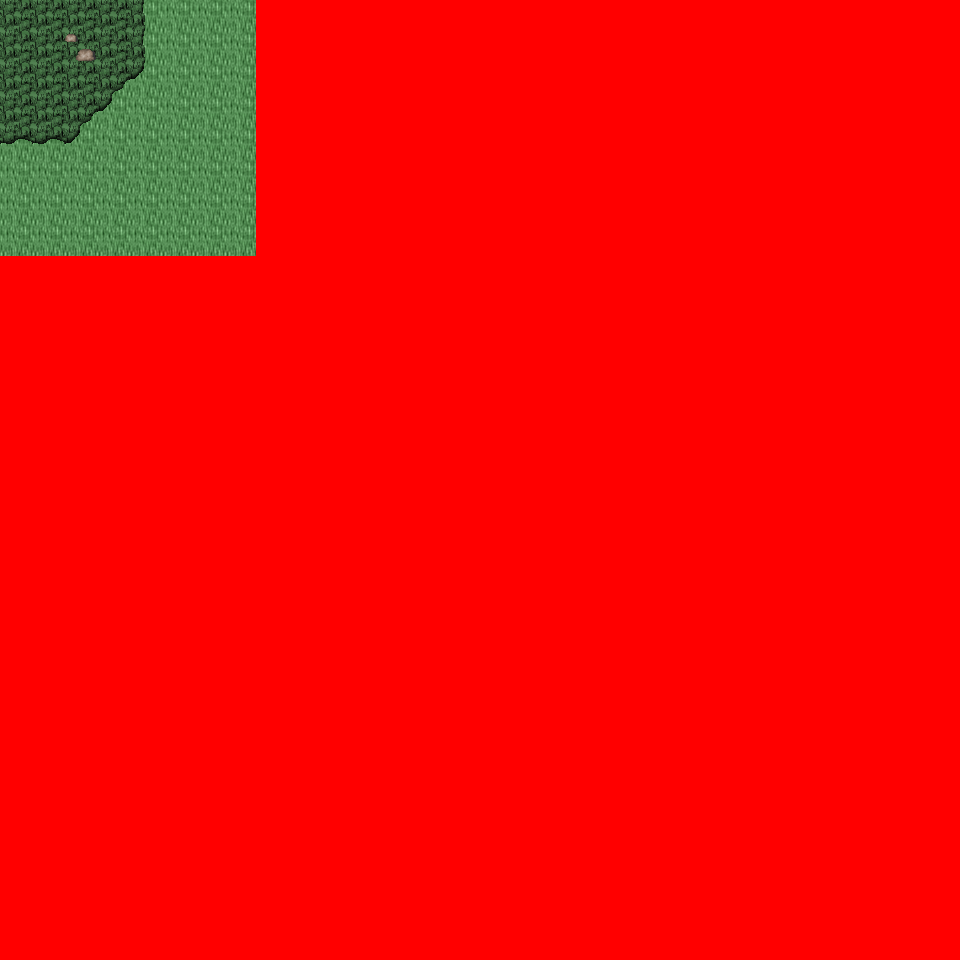

This game map was drawn from its Tiled (.tmx) file and the tilesets committed beside it. A one-line description and the trimmed map source follow:
An orthogonal 30x30 tile map with 32x32 px tiles, 6 tile layers (Ground, Object, Object2, Above, ...), 29 tilesets and 2 objects (2x mapchange).

<map version="1.0" orientation="orthogonal" renderorder="right-down" width="30" height="30" tilewidth="32" tileheight="32" nextobjectid="3">
  <tileset firstgid="1" name="tileset_logic_collision" tilewidth="32" tileheight="32" tilecount="1" columns="1">
    <image source="../drawable/tileset_logic_collision.png" width="32" height="32" />
  </tileset>
  <tileset firstgid="2" name="tileset_ground_ground" tilewidth="32" tileheight="32" tilecount="33" columns="3">
    <image source="../drawable/tileset_ground_ground.png" width="96" height="352" />
  </tileset>
  <tileset firstgid="35" name="tileset_building_house_3" tilewidth="32" tileheight="32" tilecount="48" columns="6">
    <image source="../drawable/tileset_building_house_3.png" width="192" height="256" />
  </tileset>
  <tileset firstgid="83" name="tileset_building_house_chalet" tilewidth="32" tileheight="32" tilecount="56" columns="7">
    <image source="../drawable/tileset_building_house_chalet.png" width="224" height="256" />
  </tileset>
  <tileset firstgid="139" name="tileset_terrain_grassland" tilewidth="32" tileheight="32" tilecount="88" columns="8">
    <image source="../drawable/tileset_terrain_grassland.png" width="256" height="352" />
  </tileset>
  <tileset firstgid="227" name="tileset_ground_grass_edges" tilewidth="32" tileheight="32" tilecount="36" columns="12">
    <image source="../drawable/tileset_ground_grass_edges.png" width="384" height="96" />
  </tileset>
  <tileset firstgid="263" name="tileset_ground_grass_corners" tilewidth="32" tileheight="32" tilecount="24" columns="6">
    <image source="../drawable/tileset_ground_grass_corners.png" width="192" height="128" />
  </tileset>
  <tileset firstgid="287" name="tileset_ground_grass_2" tilewidth="32" tileheight="32" tilecount="21" columns="3">
    <image source="../drawable/tileset_ground_grass_2.png" width="96" height="224" />
  </tileset>
  <tileset firstgid="308" name="tileset_plant_tree_fall_trees" tilewidth="32" tileheight="32" tilecount="40" columns="8">
    <image source="../drawable/tileset_plant_tree_fall_trees.png" width="256" height="160" />
  </tileset>
  <tileset firstgid="348" name="tileset_plant_tree_pine_tree" tilewidth="32" tileheight="32" tilecount="20" columns="4">
    <image source="../drawable/tileset_plant_tree_pine_tree.png" width="128" height="160" />
  </tileset>
  <tileset firstgid="368" name="tileset_plant_tree_pine_tree_1" tilewidth="32" tileheight="32" tilecount="20" columns="4">
    <image source="../drawable/tileset_plant_tree_pine_tree_1.png" width="128" height="160" />
  </tileset>
  <tileset firstgid="388" name="tileset_plant_tree_tree_darkgreen" tilewidth="32" tileheight="32" tilecount="88" columns="8">
    <image source="../drawable/tileset_plant_tree_tree_darkgreen.png" width="256" height="352" />
  </tileset>
  <tileset firstgid="476" name="tileset_plant_tree_evergreen" tilewidth="32" tileheight="32" tilecount="36" columns="3">
    <image source="../drawable/tileset_plant_tree_evergreen.png" width="96" height="384" />
  </tileset>
  <tileset firstgid="512" name="tileset_plant_tree_dead_tree_3" tilewidth="32" tileheight="32" tilecount="16" columns="4">
    <image source="../drawable/tileset_plant_tree_dead_tree_3.png" width="128" height="128" />
  </tileset>
  <tileset firstgid="528" name="tileset_plant_stump_hollow_logs" tilewidth="32" tileheight="32" tilecount="6" columns="3">
    <image source="../drawable/tileset_plant_stump_hollow_logs.png" width="96" height="64" />
  </tileset>
  <tileset firstgid="534" name="tileset_plant_stump_stump_purple" tilewidth="32" tileheight="32" tilecount="4" columns="2">
    <image source="../drawable/tileset_plant_stump_stump_purple.png" width="64" height="64" />
  </tileset>
  <tileset firstgid="538" name="tileset_plant_leaves" tilewidth="32" tileheight="32" tilecount="8" columns="4">
    <image source="../drawable/tileset_plant_leaves.png" width="128" height="64" />
  </tileset>
  <tileset firstgid="546" name="tileset_building_door_brown_door" tilewidth="32" tileheight="32" tilecount="3" columns="1">
    <image source="../drawable/tileset_building_door_brown_door.png" width="32" height="96" />
  </tileset>
  <tileset firstgid="549" name="tileset_item_pot_barrel_with_flower" tilewidth="32" tileheight="32" tilecount="2" columns="2">
    <image source="../drawable/tileset_item_pot_barrel_with_flower.png" width="64" height="32" />
  </tileset>
  <tileset firstgid="551" name="tileset_ground_rock_pebbles" tilewidth="32" tileheight="32" tilecount="3" columns="1">
    <image source="../drawable/tileset_ground_rock_pebbles.png" width="32" height="96" />
  </tileset>
  <tileset firstgid="554" name="tileset_plant_mushroom3" tilewidth="32" tileheight="32" tilecount="2" columns="2">
    <image source="../drawable/tileset_plant_mushroom3.png" width="64" height="32" />
  </tileset>
  <tileset firstgid="556" name="tileset_plant_bush_large_green" tilewidth="32" tileheight="32" tilecount="9" columns="3">
    <image source="../drawable/tileset_plant_bush_large_green.png" width="96" height="96" />
  </tileset>
  <tileset firstgid="565" name="tileset_plant_flower_daisy_blue" tilewidth="32" tileheight="32" tilecount="8" columns="2">
    <image source="../drawable/tileset_plant_flower_daisy_blue.png" width="64" height="128" />
  </tileset>
  <tileset firstgid="573" name="tileset_plant_flower_daisy_red" tilewidth="32" tileheight="32" tilecount="8" columns="2">
    <image source="../drawable/tileset_plant_flower_daisy_red.png" width="64" height="128" />
  </tileset>
  <tileset firstgid="581" name="tileset_plant_flower_daisy_white" tilewidth="32" tileheight="32" tilecount="8" columns="2">
    <image source="../drawable/tileset_plant_flower_daisy_white.png" width="64" height="128" />
  </tileset>
  <tileset firstgid="589" name="tileset_plant_flower_daisy_yellow" tilewidth="32" tileheight="32" tilecount="8" columns="2">
    <image source="../drawable/tileset_plant_flower_daisy_yellow.png" width="64" height="128" />
  </tileset>
  <tileset firstgid="597" name="tileset_plant_flower_stone_edge_beds" tilewidth="32" tileheight="32" tilecount="24" columns="8">
    <image source="../drawable/tileset_plant_flower_stone_edge_beds.png" width="256" height="96" />
  </tileset>
  <tileset firstgid="621" name="tileset_ground_tall_grass" tilewidth="32" tileheight="32" tilecount="15" columns="5">
    <image source="../drawable/tileset_ground_tall_grass.png" width="160" height="96" />
  </tileset>
  <tileset firstgid="636" name="tileset_object_stone_well" tilewidth="32" tileheight="32" tilecount="6" columns="2">
    <image source="../drawable/tileset_object_stone_well.png" width="64" height="96" />
  </tileset>
  <layer name="Ground" width="30" height="30">
    <data>[900 cells, 218 non-empty, 2 distinct tile ids]</data>
  </layer>
  <layer name="Object" width="30" height="30">
    <data>[900 cells, 31 non-empty, 11 distinct tile ids]</data>
  </layer>
  <layer name="Object2" width="30" height="30">
    <data>[900 cells, 2 non-empty, 2 distinct tile ids]</data>
  </layer>
  <layer name="Above" width="30" height="30">
    <data>[900 cells, 0 non-empty, 0 distinct tile ids]</data>
  </layer>
  <layer name="Above2" width="30" height="30">
    <data>[900 cells, 0 non-empty, 0 distinct tile ids]</data>
  </layer>
  <layer name="Walkable" width="30" height="30">
    <data>[900 cells, 836 non-empty, 1 distinct tile ids]</data>
  </layer>
  <objectgroup name="MapEvents">
    <object id="1" name="north" type="mapchange" x="0" y="0" width="256" height="32">
      <properties>
        <property name="map" value="0_ados_mountain_n2_w2_x3_y3" />
        <property name="place" value="south" />
      </properties>
    </object>
    <object id="2" name="west" type="mapchange" x="0" y="0" width="32" height="256">
      <properties>
        <property name="map" value="0_ados_mountain_n2_w2_x2_y4" />
        <property name="place" value="east" />
      </properties>
    </object>
  </objectgroup>
</map>
